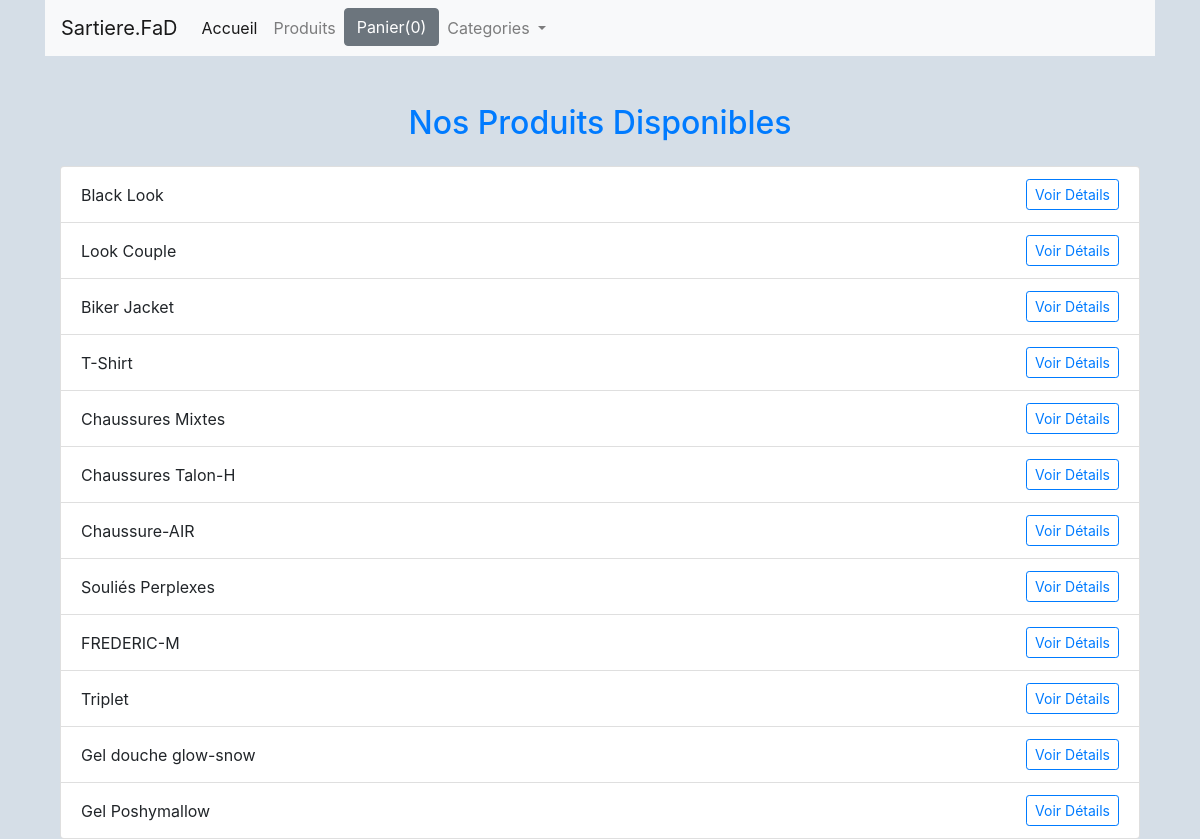
Page /produits/ on the committed database.
### shop/models.py (models this page shows, shortened)
class Product(models.Model):
    title = models.CharField(max_length=200)
    price = models.FloatField()
    description = models.TextField()
    category = models.ForeignKey(Category,related_name= "categorie", on_delete=models.CASCADE)
    image = models.CharField(max_length=5000)
    date_added =  models.DateTimeField(auto_now=True)
    class Meta:
        ordering = ['-date_added']

### shop/views.py (the view)
# urls.py: path('produits/', views.product_list, name='product_list'),  # Le '/' à la fin est important
def product_list(request):
    products = Product.objects.all()  # Récupère tous les produits depuis la base de données
    return render(request, 'shop/liste_pro.html', {'products': products})

### shop/templates/shop/liste_pro.html (shortened to what this page needs)
{% extends "shop/base.html" %}
{% block content %}
<div class="container mt-5">
    <h2 class="text-center text-primary mb-4">Nos Produits Disponibles</h2>
    <ul class="list-group shadow-sm">
        {% for product in products %}
            <li class="list-group-item d-flex justify-content-between align-items-center">
                {{ product.title }}
                <a href="{% url 'product_detail' product.id %}" class="btn btn-outline-primary btn-sm">Voir Détails</a>
            </li>
        {% empty %}
            <li class="list-group-item text-muted text-center">Aucun produit disponible pour le moment.</li>
        {% endfor %}
    </ul>
</div>
{% endblock %}

### shop/templates/shop/liste_pro.html (style rules this page uses)
body { background-color:rgb(213, 222, 231); }

### rows in the picture
Product: title "Black Look"
Product: title "Look Couple"
Product: title "Biker Jacket"
Product: title "T-Shirt"
Product: title "Chaussures Mixtes"
Product: title "Chaussures Talon-H"
Product: title "Chaussure-AIR"
Product: title "Souliés Perplexes"
Product: title "FREDERIC-M"
Product: title "Triplet"
Product: title "Gel douche glow-snow"
Product: title "Gel Poshymallow"
